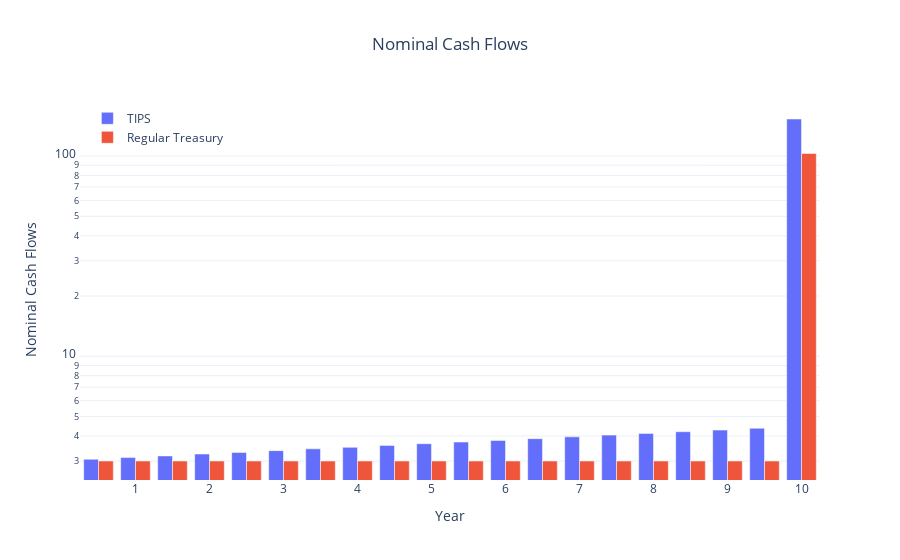

Notebook cell for this chart:
### Markdown cell above
# FIGURE: NOMINAL CASH FLOWS

### Code cell
trace1 = go.Bar(
    x=df["Year"], 
    y=df["cf_nominal_tips"], 
    name="TIPS", 
    hovertemplate="%{y}"
)
trace2 = go.Bar(
    x=df["Year"],
    y=df["cf_nominal_treasury"],
    name="Regular Treasury",
    hovertemplate="%{y}",
)
trace_n = [trace1, trace2]
fig = go.Figure(data=trace_n)
fig.update_layout(
    xaxis=dict(dtick=1),
    yaxis_type="log",
    xaxis_title="Year",
    yaxis_title="Nominal Cash Flows",
    hovermode="x unified",
    template="plotly_white",
    title=dict(
        text="Nominal Cash Flows",
        x=0.5
    ),
    legend=dict(
        yanchor="top", 
        y=0.99, 
        xanchor="left", 
        x=0.01
    )
)
fig.show()

### Figure 1 — Plotly figure (JSON) as saved in the notebook; plotly's stock layout.template omitted (floating-point values rounded to 4 significant figures)
{"data": [{"hovertemplate": "%{y}", "name": "TIPS", "type": "bar", "x": [0.5, 1, 1.5, 2, 2.5, 3, 3.5, 4, 4.5, 5, 5.5, 6, 6.5, 7, 7.5, 8, 8.5, 9, 9.5, 10], "y": [3.06, 3.12, 3.18, 3.25, 3.31, 3.38, 3.45, 3.51, 3.59, 3.66, 3.73, 3.8, 3.88, 3.96, 4.04, 4.12, 4.2, 4.28, 4.37, 153.1]}, {"hovertemplate": "%{y}", "name": "Regular Treasury", "type": "bar", "x": [0.5, 1, 1.5, 2, 2.5, 3, 3.5, 4, 4.5, 5, 5.5, 6, 6.5, 7, 7.5, 8, 8.5, 9, 9.5, 10], "y": [3, 3, 3, 3, 3, 3, 3, 3, 3, 3, 3, 3, 3, 3, 3, 3, 3, 3, 3, 103]}], "layout": {"hovermode": "x unified", "legend": {"x": 0.01, "xanchor": "left", "y": 0.99, "yanchor": "top"}, "title": {"text": "Nominal Cash Flows", "x": 0.5}, "xaxis": {"dtick": 1, "title": {"text": "Year"}}, "yaxis": {"title": {"text": "Nominal Cash Flows"}, "type": "log"}}}
